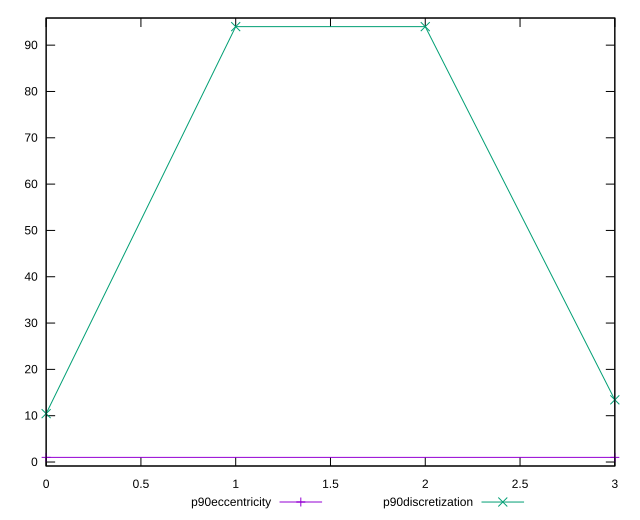

Generate this figure with gnuplot:
reset

$p90Eccentricity <<EOF
0 0.9999999999999991
3 0.9999999999999989
EOF

$p90Discretization <<EOF
0 10.444444444444445
1 94
2 94
3 13.428571428571429
EOF

set key outside below
set xrange [0:3]
set yrange [-0.8600000000000012:95.86]
set trange [-0.8600000000000012:95.86]
set terminal svg size 640, 520 enhanced background rgb 'white'
set output "reports/report_00032_2021-02-25T10-28-15.087Z/uses-long-cache-ttl/progression/eccentricity.svg"

plot $p90Eccentricity title "p90eccentricity" with linespoints, \
     $p90Discretization title "p90discretization" with linespoints

reset
